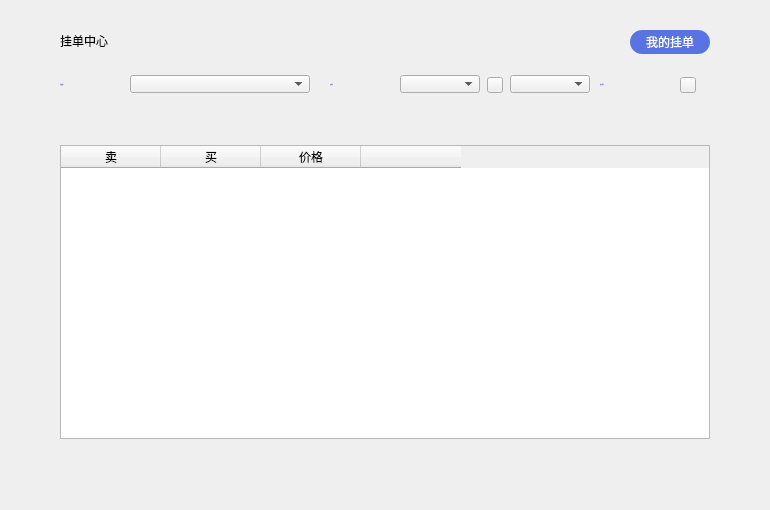
<?xml version="1.0" encoding="UTF-8"?>
<ui version="4.0">
 <class>OnchainOrderPage</class>
 <widget class="QWidget" name="OnchainOrderPage">
  <property name="geometry">
   <rect>
    <x>0</x>
    <y>0</y>
    <width>770</width>
    <height>510</height>
   </rect>
  </property>
  <property name="windowTitle">
   <string>Form</string>
  </property>
  <widget class="QTableWidget" name="ordersTableWidget">
   <property name="geometry">
    <rect>
     <x>60</x>
     <y>145</y>
     <width>650</width>
     <height>294</height>
    </rect>
   </property>
   <column>
    <property name="text">
     <string>卖</string>
    </property>
    <property name="font">
     <font>
      <family>微软雅黑 Light</family>
     </font>
    </property>
    <property name="textAlignment">
     <set>AlignCenter</set>
    </property>
   </column>
   <column>
    <property name="text">
     <string>买</string>
    </property>
    <property name="font">
     <font>
      <family>微软雅黑 Light</family>
     </font>
    </property>
    <property name="textAlignment">
     <set>AlignCenter</set>
    </property>
   </column>
   <column>
    <property name="text">
     <string>价格</string>
    </property>
    <property name="font">
     <font>
      <family>微软雅黑 Light</family>
     </font>
    </property>
    <property name="textAlignment">
     <set>AlignCenter</set>
    </property>
   </column>
   <column>
    <property name="text">
     <string/>
    </property>
   </column>
  </widget>
  <widget class="QLabel" name="title_label">
   <property name="geometry">
    <rect>
     <x>60</x>
     <y>28</y>
     <width>200</width>
     <height>26</height>
    </rect>
   </property>
   <property name="styleSheet">
    <string notr="true"/>
   </property>
   <property name="text">
    <string>挂单中心</string>
   </property>
  </widget>
  <widget class="QComboBox" name="assetComboBox2">
   <property name="geometry">
    <rect>
     <x>510</x>
     <y>75</y>
     <width>80</width>
     <height>18</height>
    </rect>
   </property>
   <property name="font">
    <font>
     <family>微软雅黑 Light</family>
     <weight>50</weight>
     <bold>false</bold>
    </font>
   </property>
   <property name="focusPolicy">
    <enum>Qt::NoFocus</enum>
   </property>
   <property name="styleSheet">
    <string notr="true"/>
   </property>
  </widget>
  <widget class="QLabel" name="label_4">
   <property name="geometry">
    <rect>
     <x>330</x>
     <y>75</y>
     <width>70</width>
     <height>18</height>
    </rect>
   </property>
   <property name="font">
    <font>
     <family>Microsoft YaHei UI Light</family>
     <pointsize>-1</pointsize>
     <weight>50</weight>
     <italic>false</italic>
     <bold>false</bold>
    </font>
   </property>
   <property name="styleSheet">
    <string notr="true">QLabel{color: rgb(83,107,215);
font: 11px &quot;Microsoft YaHei UI Light&quot;;}</string>
   </property>
   <property name="text">
    <string>交易对</string>
   </property>
   <property name="alignment">
    <set>Qt::AlignLeading|Qt::AlignLeft|Qt::AlignVCenter</set>
   </property>
  </widget>
  <widget class="QComboBox" name="assetComboBox">
   <property name="geometry">
    <rect>
     <x>400</x>
     <y>75</y>
     <width>80</width>
     <height>18</height>
    </rect>
   </property>
   <property name="font">
    <font>
     <family>微软雅黑 Light</family>
     <weight>50</weight>
     <bold>false</bold>
    </font>
   </property>
   <property name="focusPolicy">
    <enum>Qt::NoFocus</enum>
   </property>
   <property name="styleSheet">
    <string notr="true"/>
   </property>
  </widget>
  <widget class="QComboBox" name="accountComboBox">
   <property name="geometry">
    <rect>
     <x>130</x>
     <y>75</y>
     <width>180</width>
     <height>18</height>
    </rect>
   </property>
   <property name="font">
    <font>
     <family>微软雅黑 Light</family>
     <weight>50</weight>
     <bold>false</bold>
    </font>
   </property>
   <property name="focusPolicy">
    <enum>Qt::NoFocus</enum>
   </property>
   <property name="styleSheet">
    <string notr="true"/>
   </property>
  </widget>
  <widget class="QLabel" name="label">
   <property name="geometry">
    <rect>
     <x>60</x>
     <y>75</y>
     <width>70</width>
     <height>18</height>
    </rect>
   </property>
   <property name="font">
    <font>
     <family>Microsoft YaHei UI Light</family>
     <pointsize>-1</pointsize>
     <weight>50</weight>
     <italic>false</italic>
     <bold>false</bold>
    </font>
   </property>
   <property name="styleSheet">
    <string notr="true">QLabel{color: rgb(83,107,215);
font: 11px &quot;Microsoft YaHei UI Light&quot;;}</string>
   </property>
   <property name="text">
    <string>当前账户</string>
   </property>
   <property name="alignment">
    <set>Qt::AlignLeading|Qt::AlignLeft|Qt::AlignVCenter</set>
   </property>
  </widget>
  <widget class="QStackedWidget" name="stackedWidget">
   <property name="geometry">
    <rect>
     <x>0</x>
     <y>477</y>
     <width>770</width>
     <height>41</height>
    </rect>
   </property>
  </widget>
  <widget class="QToolButton" name="swapBtn">
   <property name="geometry">
    <rect>
     <x>487</x>
     <y>77</y>
     <width>16</width>
     <height>16</height>
    </rect>
   </property>
   <property name="cursor">
    <cursorShape>PointingHandCursor</cursorShape>
   </property>
   <property name="styleSheet">
    <string notr="true"/>
   </property>
   <property name="text">
    <string/>
   </property>
   <property name="BtnStyle" stdset="0">
    <string>swap</string>
   </property>
  </widget>
  <widget class="QToolButton" name="favoriteBtn">
   <property name="geometry">
    <rect>
     <x>680</x>
     <y>77</y>
     <width>16</width>
     <height>16</height>
    </rect>
   </property>
   <property name="cursor">
    <cursorShape>PointingHandCursor</cursorShape>
   </property>
   <property name="text">
    <string/>
   </property>
   <property name="BtnStyle" stdset="0">
    <string>switch</string>
   </property>
  </widget>
  <widget class="QLabel" name="label_2">
   <property name="geometry">
    <rect>
     <x>600</x>
     <y>75</y>
     <width>70</width>
     <height>18</height>
    </rect>
   </property>
   <property name="font">
    <font>
     <family>Microsoft YaHei UI Light</family>
     <pointsize>-1</pointsize>
     <weight>50</weight>
     <italic>false</italic>
     <bold>false</bold>
    </font>
   </property>
   <property name="styleSheet">
    <string notr="true">QLabel{color: rgb(83,107,215);
font: 11px &quot;Microsoft YaHei UI Light&quot;;}</string>
   </property>
   <property name="text">
    <string>设为常用</string>
   </property>
   <property name="alignment">
    <set>Qt::AlignLeading|Qt::AlignLeft|Qt::AlignVCenter</set>
   </property>
  </widget>
  <widget class="QToolButton" name="myOrdersBtn">
   <property name="geometry">
    <rect>
     <x>630</x>
     <y>30</y>
     <width>80</width>
     <height>24</height>
    </rect>
   </property>
   <property name="cursor">
    <cursorShape>PointingHandCursor</cursorShape>
   </property>
   <property name="styleSheet">
    <string notr="true">background-color: rgb(90,115,227);
color: rgb(255, 255, 255);
border-radius:12px;
font:12px &quot;微软雅黑 Light&quot;;</string>
   </property>
   <property name="text">
    <string>我的挂单</string>
   </property>
  </widget>
 </widget>
 <resources/>
 <connections/>
</ui>
